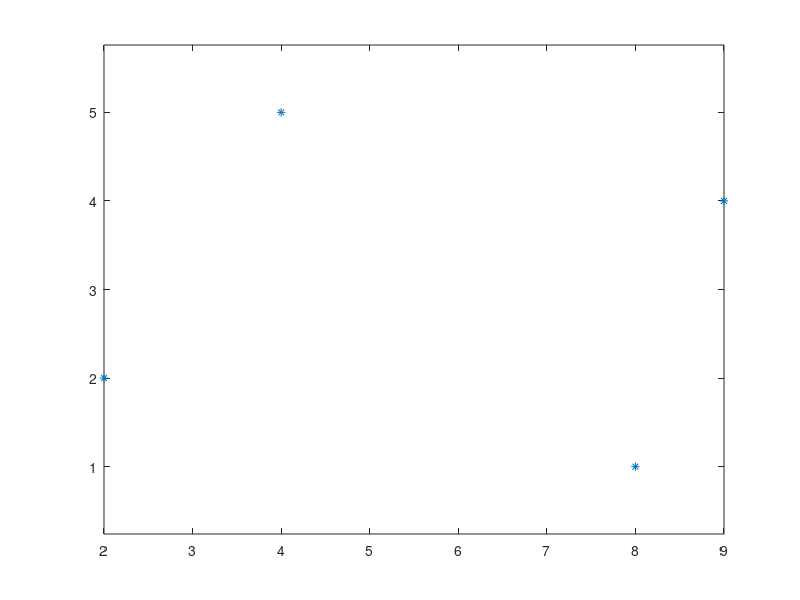

The MATLAB script that drew this image: (Note: this script raises an error after producing the figure.)
clear
%Koordináta Pontok meghatározása X és Y-ra:
px = [2, 4, 9, 8];
py = [2, 5, 4, 1];
plot(px, py, '*')
axis equal
hold on

t0 = -1; t1 = 1; t2 = 2; t3 = 4;
% függvények: x(t) = a3t^3 + a2t^2 + a1t + a0
%             y(t) = b3t^3 + b2t^2 + b1t + b0
% Itt keressük az "a"-s és "b"-s értékeket.
% A matlab segít ebben.

syms a3 a2 a1 a0
%equations for x // x-es egyenletek. Itt megkapjuk az X koordináta
%behelyettesítési értékeit.
eqx = [a3*t0^3 + a2*t0^2 + a1*t0 + a0 == px(1), ...
       a3*t1^3 + a2*t1^2 + a1*t1 + a0 == px(2), ...
       a3*t2^3 + a2*t2^2 + a1*t2 + a0 == px(3), ...
       a3*t3^3 + a2*t3^2 + a1*t3 + a0 == px(4)];
% Megoldjuk az egyenleteket, majd behelyettesítünk mx-be. Ez tárolja majd
% az adott pontok X koordinátáit.
mx = solve(eqx, [a3 a2 a1 a0]);
%Ugyanez Y-ra.

syms b3 b2 b1 b0
eqy = [b3*t0^3 + b2*t0^2 + b1*t0 + b0 == py(1), ...
       b3*t1^3 + b2*t1^2 + b1*t1 + b0 == py(2), ...
       b3*t2^3 + b2*t2^2 + b1*t2 + b0 == py(3), ...
       b3*t3^3 + b2*t3^2 + b1*t3 + b0 == py(4)];
my = solve(eqy, [b3 b2 b1 b0]);

syms t
cx(t) = mx.a3*t^3 + mx.a2*t^2 + mx.a1*t + mx.a0;
cy(t) = my.b3*t^3 + my.b2*t^2 + my.b1*t + my.b0;
fplot(cx(t), cy(t), [t0 t3])